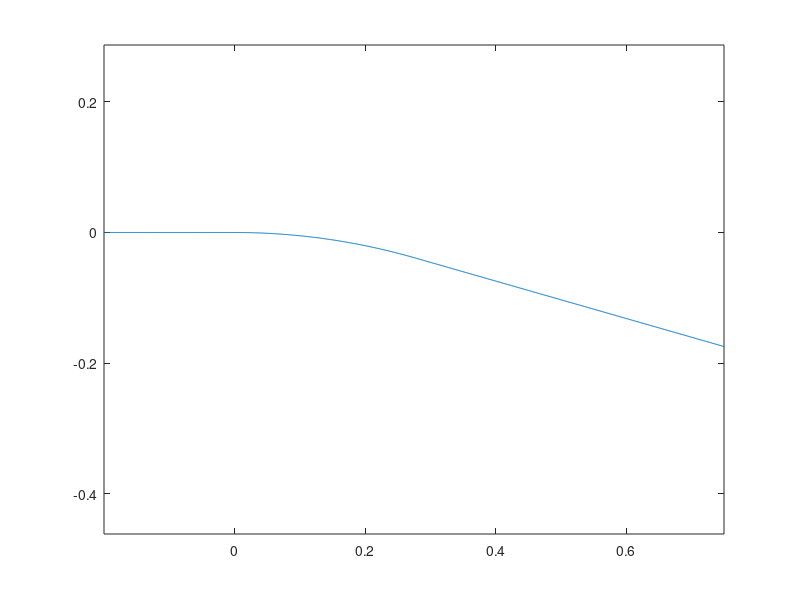

Here is the MATLAB script that generated this plot: (Note: this script raises an error after producing the figure.)
%% Problem 1

close all
clear;clc

M1 = 1.775;
p1 = 1;
gamma = 1.4;
p0 = (1+(gamma-1)/2*M1^2)^(gamma/(gamma-1));

lb = -0.2;
rb = 0.75;

% ------------------------------
% ---- Part a
% ------------------------------

% plot the wall
xw = linspace(lb,rb,1000)';
y = @(x) 0 .* (x<=0) ...
       + (cos(asin(x))-1) .* (x>0 & asin(x)<=deg2rad(16)) ...
       + (1/cosd(16)-1-tand(16).*x) .* (asin(x)>deg2rad(16));
yw = y(xw);
figure(1)
plot(xw,yw);
axis equal

% find points to plot expansion fan contours
num_fan = 15;
num_pts = 20;
num_streams = 10;
stream_height = 0.3;
X = nan(num_fan,num_pts);
Y = nan(num_fan,num_pts);
U = nan(num_fan,num_pts);
V = nan(num_fan,num_pts);
P = nan(num_fan,num_pts);
M = nan(num_fan,num_pts);

xs = linspace(0,sind(16),num_fan);
ys = y(xs);
ts = -asin(xs);
Ms = nan(size(ts));
syms mm positive
for i = 1:length(ts)
    eqn = -ts(i) == PM(mm,gamma) - PM(M1,gamma);
    Ms(i) = abs(double(vpasolve(eqn,mm)));
    xx = linspace(xs(i),xs(i)+0.4,num_pts);
    yy = tan(ts(i)+1/Ms(i)).*(xx-xs(i))+ys(i);
    
    X(i,:) = xx;
    Y(i,:) = yy;
    U(i,:) = Ms(i) * cos(ts(i));
    V(i,:) = Ms(i) * sin(ts(i));
    P(i,:) = p0 * (1+(gamma-1)/2*Ms(i)^2)^(-gamma/(gamma-1));
    M(i,:) = Ms(i);

end

hold on
quiver(X,Y,U,V)
hold off

xlabel('x, ft')
ylabel('y, ft')
title('Streamlines of Expansion Turn')

latexify(19,15)

% ------------------------------
% ---- Part b
% ------------------------------

% --- pressure plot ---
figure(2)
contourf(X,Y,P)
axis equal
xlabel('x, ft')
ylabel('y, ft')
title('Pressure Plot')
c = colorbar;
c.Label.String = 'atm';
latexify(19,11)

% --- Mach plot ---
figure(3)
contourf(X,Y,M)
axis equal
xlabel('x, ft')
ylabel('y, ft')
title('Mach Plot')
c = colorbar;
c.Label.String = 'Mach Number';
latexify(19,11)


%% Problem 2

close all
clear;clc

% ------------------------------
% ---- Part a
% ------------------------------
alpha = deg2rad(4);
tc = 0.05;
x = linspace(-0.5,0.5,200);
M = 2;
[cpu,cpl] = cp_Joukowski(x,alpha,tc,M);
figure(4)
hold on
plot(x,cpu,'LineWidth',1)
plot(x,cpl,'LineWidth',1)
hold off
grid(gca,'minor')
grid on
xlabel('x')
ylabel('$c_p$')
title('$C_p$ Plot')
legend('$C_{p,u}$','$C_{p,l}$')
latexify(19,12)

% ------------------------------
% ---- Part b
% ------------------------------
